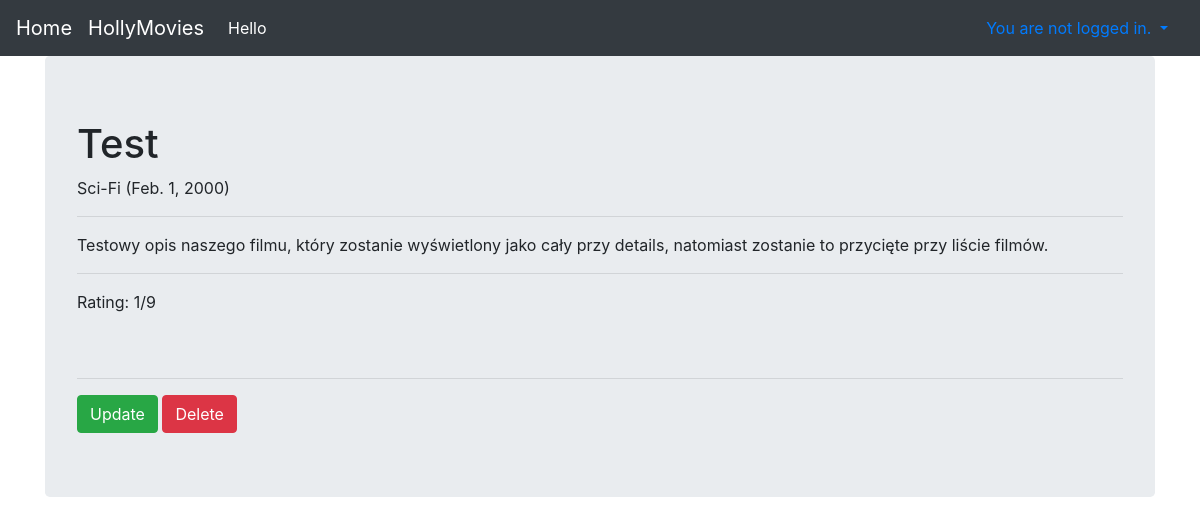
Before: /viewer/movie/35/ with the older database file.
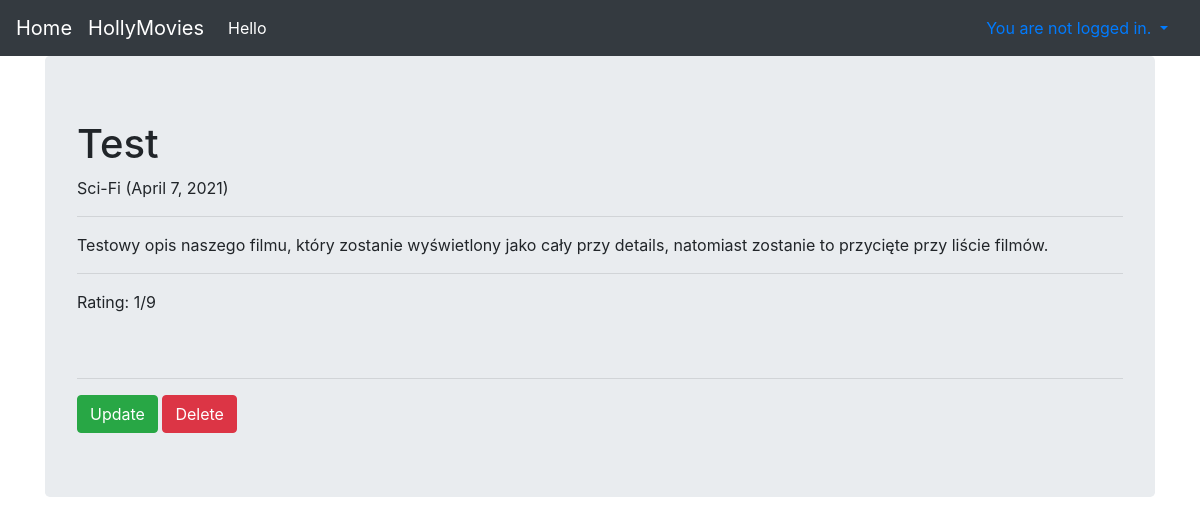
After: the same page with the newer database file.
### viewer/models.py (models this page shows, shortened)
class Movie(Model):
    title = CharField(max_length=170)
    genre = ForeignKey(Genre, on_delete=DO_NOTHING)
    rating = IntegerField()
    released = DateField()
    description = TextField()
    image = ImageField(null=True, blank=True,
                       upload_to=get_upload_path,
                       validators=[
                           FileExtensionValidator(
                               allowed_extensions=['bmp', 'jpg', 'jpeg', 'jpe', 'gif', 'tif', 'tiff', 'png']
                           )]
                       )
    created = DateTimeField(auto_now_add=True)

class Genre(Model):
    name = CharField(max_length=128)

### viewer/views.py (the view)
# urls.py: path('movie/<int:pk>/', MovieDetailsView.as_view(), name="movie_details"),
class MovieDetailsView(DetailView):
    template_name = 'detail.html'
    model = Movie
    extra_context = {'lista': ['A', 'B', 'C', 'D', 'E', 'F', 'G', 'H']}

### viewer/templates/detail.html (shortened to what this page needs)
{% extends "base.html" %}
{% block content %}
{% autoescape on %}
<h1>{{ object.title }}</h1>
{{ object.genre.name }} ({{ object.released }})<br>
<hr>
{{ object.description | linebreaksbr }}
<hr>
Rating: {{ object.rating }}/9 <br>
<br>
<br>
{% endautoescape %}
<hr>
<a href="{% url 'viewer:movie_update' object.id %}" class="btn btn-success">Update</a>
<a href="{% url 'viewer:movie_delete' object.id %}" class="btn btn-danger">Delete</a>
{% endblock %}

Changed rows visible on the page:
changed Movie "Test": released "Feb. 1, 2000" → "April 7, 2021"
